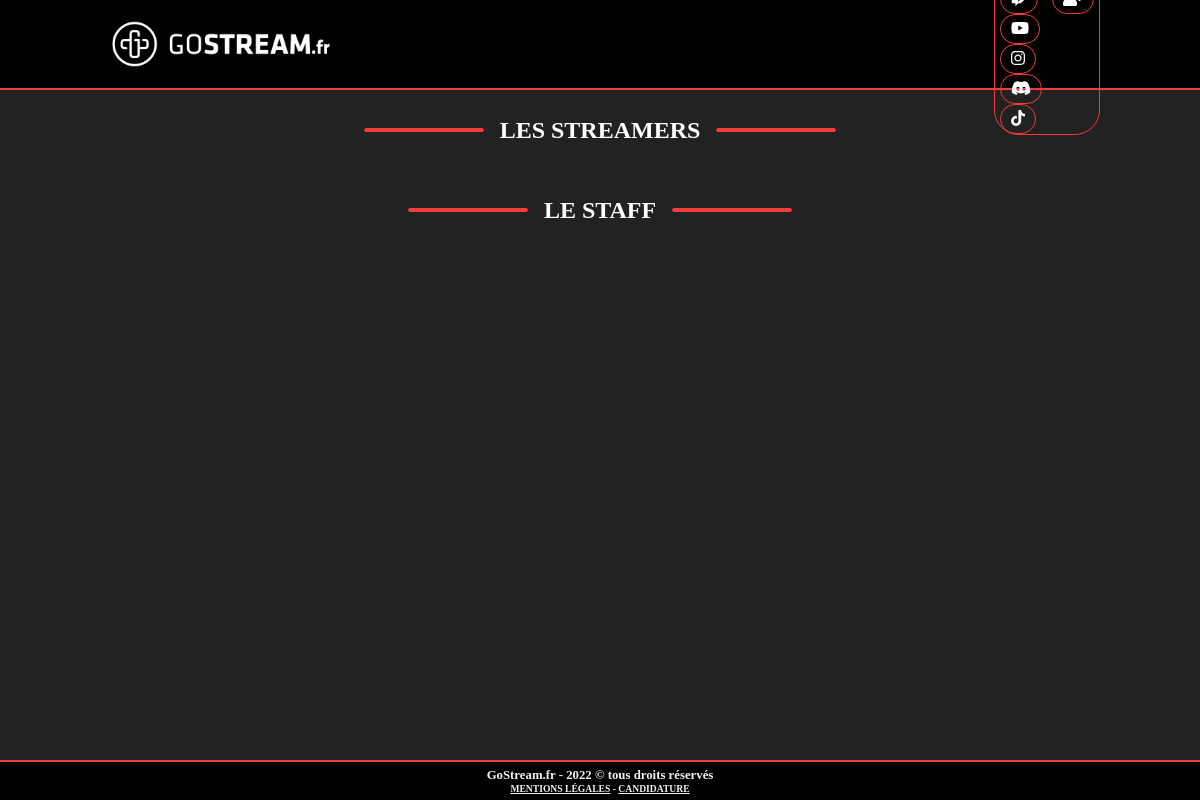
The app's page /equipe/, older data.
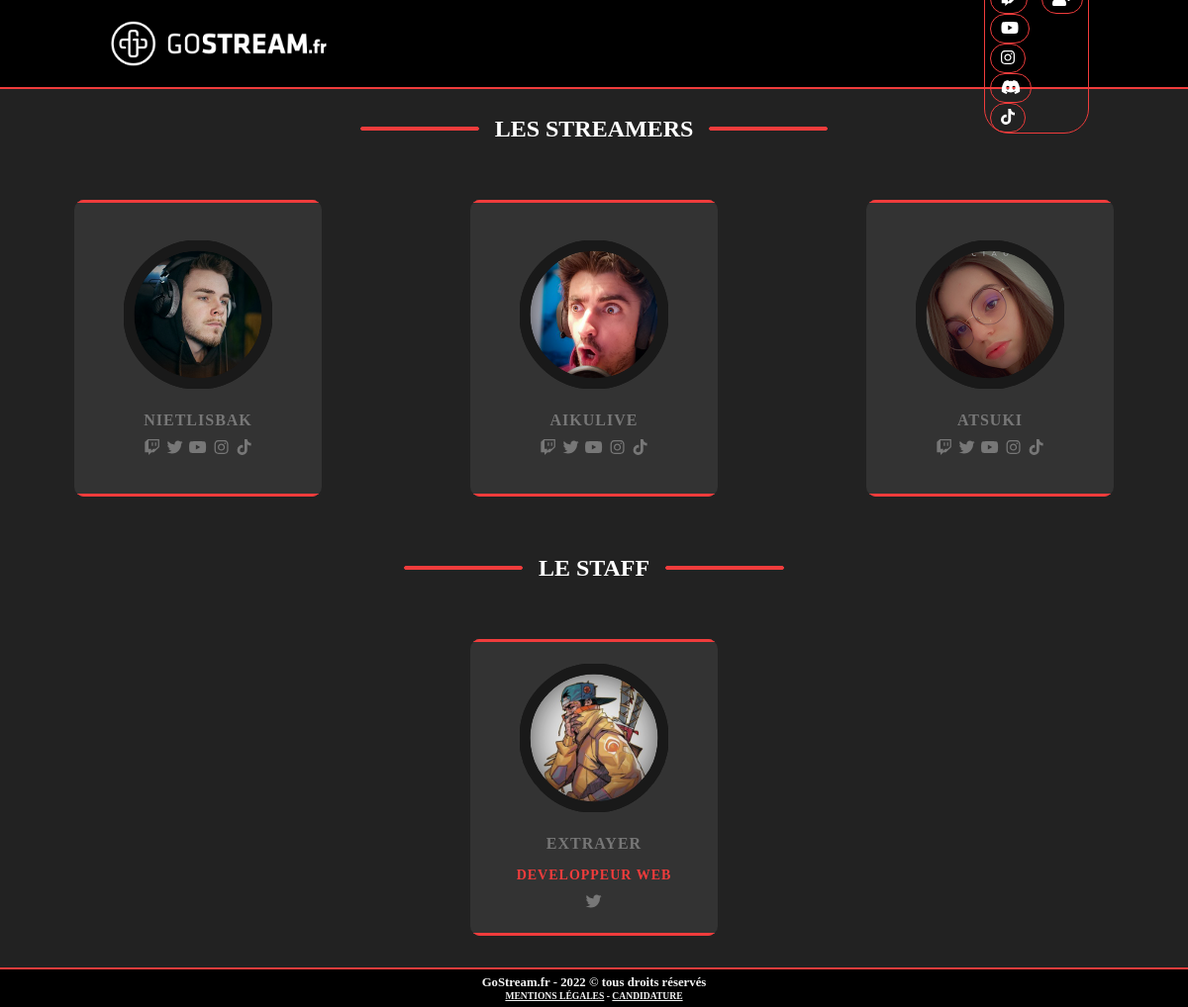
The same page, newer data.
### equipe/models.py (models this page shows, shortened)
class Streamer(models.Model):
    name = models.CharField(max_length=64)
    twitch = models.CharField(max_length=256,blank = True)
    youtube = models.CharField(max_length=256,blank = True)
    twitter = models.CharField(max_length=256,blank = True)
    instagram = models.CharField(max_length=256,blank = True)
    tiktok = models.CharField(max_length=256,blank = True)
    other = models.CharField(max_length=256,blank = True)
    pp = models.ImageField(upload_to='streamers', blank = True, null= True)

class Equipe(models.Model):
    name = models.CharField(max_length=64)
    role = models.CharField(max_length=128)
    twitch = models.CharField(max_length=256,blank = True)
    youtube = models.CharField(max_length=256,blank = True)
    twitter = models.CharField(max_length=256,blank = True)
    instagram = models.CharField(max_length=256,blank = True)
    tiktok = models.CharField(max_length=256,blank = True)
    other = models.CharField(max_length=256,blank = True)
    pp = models.ImageField(upload_to='equipes', blank = True, null= True)

### equipe/views.py (the view)
# urls.py: path('equipe/', equipe, name='equipe'),
def equipe(request):
    streamers = Streamer.objects.all()
    equipes = Equipe.objects.all()
    return render(request,'equipe/index.html', context={'streamers':streamers,'equipes':equipes})

### equipe/templates/equipe/index.html (shortened to what this page needs)
{% extends 'base.html' %}
{% load static %}
{% block head %}
    <link rel="stylesheet" type="text/css" href="{% static 'css/equipe/index.css' %}">
{% endblock %}
{% block content %}
<content>
    <div class="titre">
        <hr class="bar-left" color=#F03C3C>
        <h1>LES STREAMERS</h1>
        <hr class="bar-right" color=#F03C3C>
    </div>
    <div class="container">
        {% for streamer in streamers %}
        <div class="card">
            <hr class="bar-top" color=#F03C3C>
            <div class="box">
                <div class="percent" style=" background-image: url({{ streamer.pp.url }});background-size: 100%;">
                    <svg>
                        <circle cx = "70" cy = "70" r="70"></circle>
                        <circle cx = "70" cy = "70" r="70"></circle>
                    </svg>
                </div>
                <h2 class="text">{{ streamer.name }}</h2>
                <div>
                    {% if streamer.twitch %}
                    <a target="_blank" href="{{ streamer.twitch }}"><i id="icon" class="fab fa-twitch"></i></a>
                    {% endif %}
                    {% if streamer.twitter %}
                    <a target="_blank" href="{{ streamer.twitter }}"><i id="icon" class="fab fa-twitter"></i></a>
                    {% endif %}
                    {% if streamer.youtube %}
                    <a target="_blank" href="{{ streamer.youtube }}"><i id="icon" class="fab fa-youtube"></i></a>
                    {% endif %}
                    {% if streamer.instagram %}
                    <a target="_blank" href="{{ streamer.instagram }}"><i id="icon" class="fab fa-instagram"></i></a>
                    {% endif %}
                    {% if streamer.tiktok %}
                    <a target="_blank" href="{{ streamer.tiktok }}"><i id="icon" class="fab fa-tiktok"></i></a>
                    {% endif %}
                </div>
            </div>
            <hr class="bar-bot" color=#F03C3C>
        </div>
        {% endfor %}
    </div>
    <div class="titre">
        <hr class="bar-left" color=#F03C3C>
        <h1>LE STAFF</h1>
        <hr class="bar-right" color=#F03C3C>
    </div>
    <div class="container">
        {% for equipe in equipes %}
        <div class="card">
            <hr class="bar-top" color=#F03C3C>
            <div class="box">
                <div class="percent" style=" background-image: url({{ equipe.pp.url }});background-size: 100%;">
                    <svg>
                        <circle cx = "70" cy = "70" r="70"></circle>
                        <circle cx = "70" cy = "70" r="70"></circle>
                    </svg>
                </div>
                <h2 class="text">{{ equipe.name }}</h2>
                <h1 class="role">{{ equipe.role }}</h1>
                <div>
                    {% if equipe.twitter %}
                    <a target="_blank" href="{{ equipe.twitter }}"><i id="icon" class="fab fa-twitter"></i></a>
                    {% endif %}
                </div>
            </div>
            <hr class="bar-bot" color=#F03C3C>
        </div>
        {% endfor %}
    </div>
</content>
{% endblock %}

### templates/base.html (shortened to what this page needs)
{% load static %}
<!DOCTYPE html>
<html>
<head>
	<link rel="stylesheet" type="text/css" href="{% static 'css/navbar.css' %}">
	<link rel="stylesheet" type="text/css" href="{% static 'css/footer.css' %}">
	{% block head %}
	{% endblock %}
</head>
<body>
		<nav>
			<div class="logo-container">
				<img class = "logo-image" alt="logo" src="{% static 'img/logo_text_white.png' %}">
			</div>
			<ul>
				<li><a id="accueil" href="/">Accueil</a></li>
				<li><a id="programmation" href="/programmation">Programmation</a></li>
				<li><a id="equipe" href="/equipe">Equipe</a></li>
				<li><a id="emmissions" href="/equipe">Emissions</a></li>
				<li><a id="partenaire" href="/partenaire">Partenaires</a></li>
				<div class="social">
					<div>
						<li class="nav-item"><a class="nav-link px-2"  target="_blank" href="https://www.twitch.tv/gostreamfr"><i class="fab fa-twitch"></i></a></li>
						<li class="nav-item"><a class="nav-link px-2"  target="_blank" href="https://www.youtube.com/channel/UCjy8quB3X53C8zc5s1UY1VQ"><i class="fab fa-youtube"></i></a></li>
						<li class="nav-item"><a class="nav-link px-2"  target="_blank" href="https://www.instagram.com/gostreamfr/"><i class="fab fa-instagram"></i></a></li>
						<li class="nav-item"><a class="nav-link px-2"  target="_blank" href="https://discord.gg/EkkQRgr"><i class="fab fa-discord"></i></a></li>
						<li class="nav-item"><a class="nav-link px-2"  target="_blank" href=""><i class="fab fa-tiktok"></i></a></li>
					</div>
	            	<div>
						<li class="nav-item"><a class="nav-link px-2"  target="_blank" href=""><i class="fas fa-user-plus"></i></a></li>
					</div>
        		</div>
			</ul>
  		</nav>
        {% block content %}
        {% endblock %}
		<footer>
			<h3>GoStream.fr - 2022 © tous droits réservés</h3>
			<h4><a href="/mention">MENTIONS LÉGALES</a> - <a href="/candidature">CANDIDATURE</a></h4>
  		</footer>
</body>
</html>

### static/css/navbar.css (style rules this page uses)
* { margin: 0; padding: 0; box-sizing: border-box; font-family: 'Klavika'; }
nav { position: fixed; width: 100%; height: 90px; padding: 0 100px; display: flex; justify-content: space-between; align-items: center; background: #000; z-index: 1000; border-bottom: solid 2px #F03C3C; }
nav .logo-image { height: 70px; display: block; }
nav ul { position: relative; display: flex; }
nav ul li { position: relative; list-style: none; padding: 0 5px; }
nav ul li a { position: relative; padding: 5px 10px; color: #fff; display: inline-block; text-decoration: none; cursor: pointer; border: 1px #F03C3C solid; border-radius: 25px; }
nav ul .social { position: relative; list-style: none; text-decoration: none; margin-left: 25px; border: 1px #F03C3C solid; border-radius: 25px; display: flex; flex-direction: row; }
nav ul .social li { position: relative; text-decoration: none; cursor: pointer; }

### static/css/footer.css (style rules this page uses)
footer { display: flex; flex-direction: column; justify-content: center; align-items: center; height: 5vh; width: 100%; background: #000000; border-top: solid 2px #F03C3C; }
footer h3 { color: #f2f2f2; font-size: 0.8rem; }
footer h4 a, footer h4 { color: #f2f2f2; font-size: 0.6rem; }

### equipe/static/css/equipe/index.css (style rules this page uses)
* { margin: 0; padding: 0; box-sizing: border-box; font-family: 'Klavika'; }
body { background-color: #222; }
content { display: flex; flex-direction: column; padding-top: 90px; background-color: #222; min-height: 95vh; }
.titre { display: flex; align-items: center; justify-content: center; width: 100%; height: 5em; }
.titre .bar-right { margin-left: 1em; border-radius: 1em; height: 0.2em; width: 10%; }
.titre .bar-left { margin-right: 1em; border-radius: 1em; height: 0.2em; width: 10%; }
.titre h1 { font-size: 1.5em; text-align: center; color: white; }
.container { display: flex; justify-content: space-around; flex-wrap: wrap; }
.container .card { margin: 2em; width: 250px; height: 300px; background: #333; display: flex; flex-direction: column; justify-content: space-between; align-items: center; border-radius: 10px; text-align: center; overflow: hidden; transition: 0.5s; }
.container .card .box { display: flex; justify-content: center; flex-direction: column; align-items: center; }
.container .card .bar-top { align-self: flex-start; width: 100%; height: 0.2em; }
.container .card .bar-bot { align-self: flex-end; height: 0.2em; width: 100%; }
.percent { width: 150px; height: 150px; border-radius: 50%; box-shadow: inset 0 0 50px #000; background: #222; z-index: 100; }
svg { position: relative; width: 150px; height: 150px; z-index: 101; }
.text { color: #777; margin-top: 23px; font-weight: 700; font-size: 16px; letter-spacing: 1px; text-transform: uppercase; transition: 0.5s; }
.role { color: #F03C3C; margin-top: 15px; font-weight: 700; font-size: 14px; letter-spacing: 1px; text-transform: uppercase; transition: 0.5s; }
.card #icon { color : #777; transition: 0.5s; margin-top: 10px; width: 1.2em; }

Row changes from the older to the newer data that the page shows:
added Streamer: pp (picture), name "NIETLISBAK"
added Streamer: pp (picture), name "AIKULIVE"
added Streamer: pp (picture), name "ATSUKI"
added Equipe: pp (picture), name "EXTRAYER", role "DEVELOPPEUR WEB"
